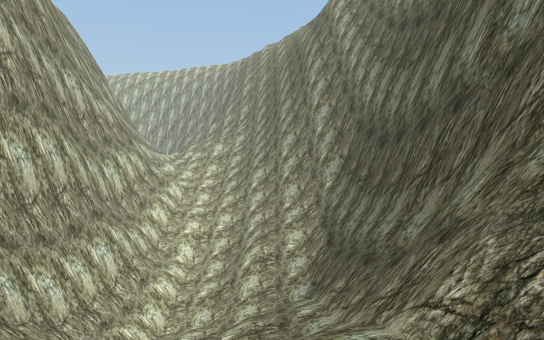
[1] (above)

12 first-person views from a walk through a 3-D level made in the Unity game engine. The camera is 1.2 m above the floor, tilts 4° down and sees 70° across. The floor is counted in squares, 2 m on a side. Each view is taken from the middle of a square. On the plan, view 1 faces up. The plan holds only what a view shows up to about 11 squares ahead; the rest is blank. The place goes on beyond the plan.

[2]
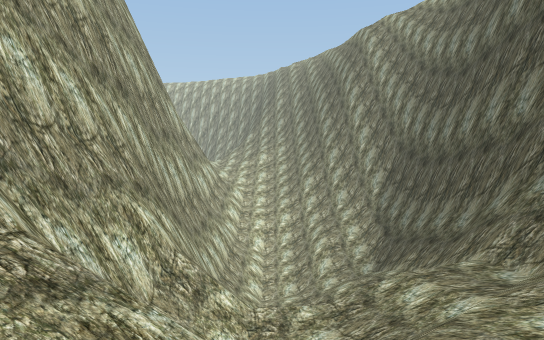

[3]
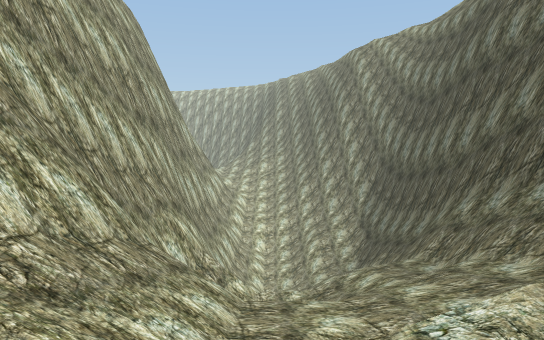

[4]
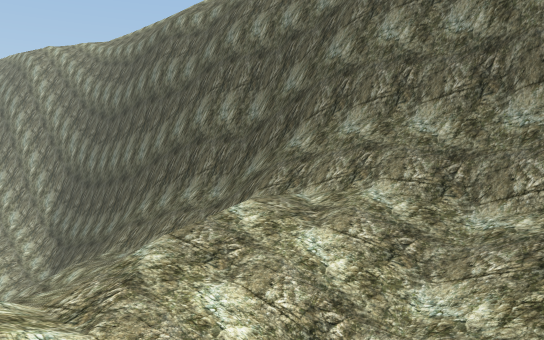

[5]
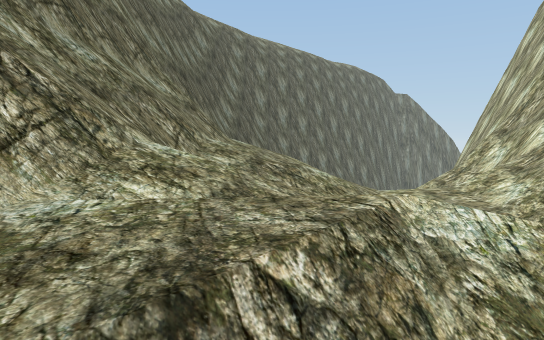

[6]
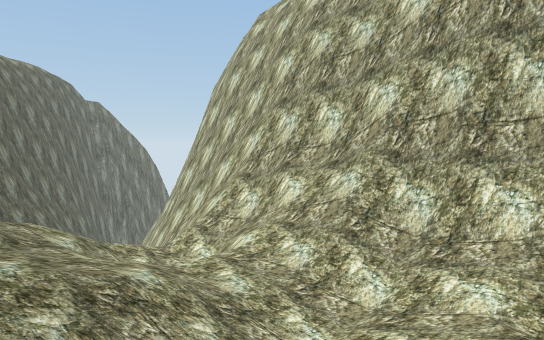

[7]
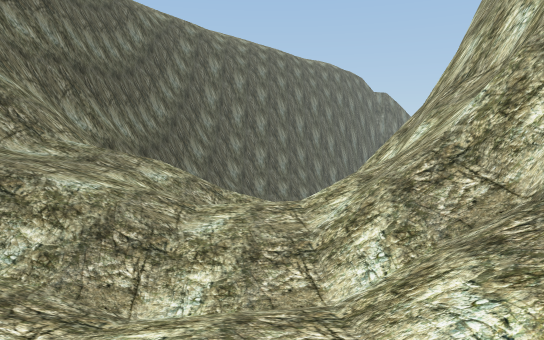

[8]
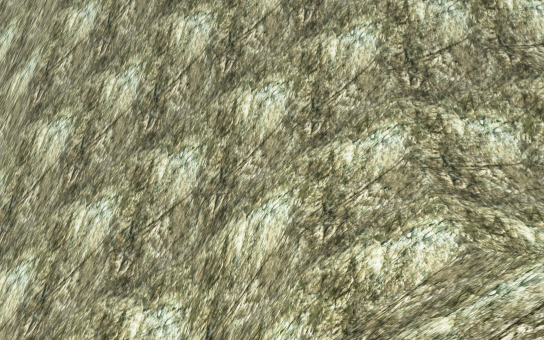

[9]
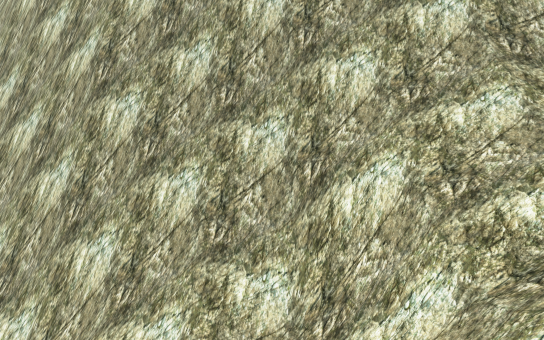

[10]
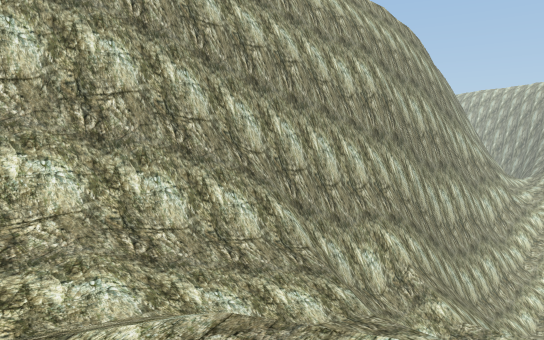

[11]
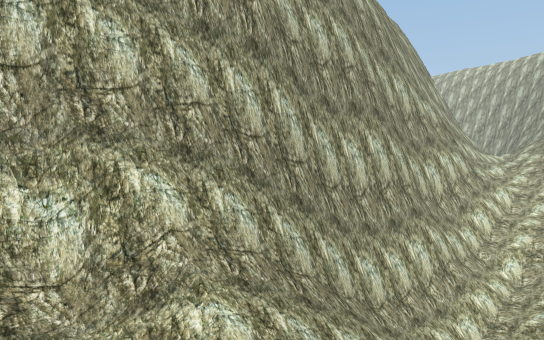

[12]
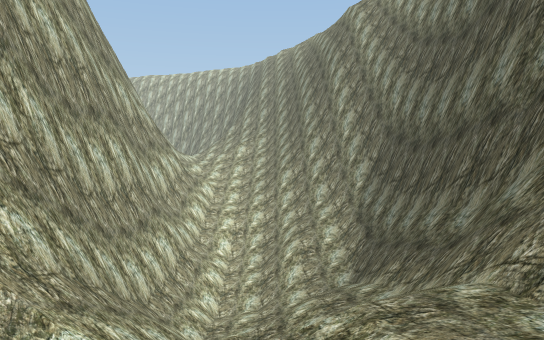

### Floor plan
Key: @ floor where view 1 was taken; # wall or solid block; . main floor; : floor 6.5 m higher than the main floor; + floor 7.5 m higher than the main floor; * floor 8 m higher than the main floor; % floor 8.25 m higher than the main floor; & floor 8.75 m higher than the main floor; $ floor 9 m higher than the main floor; / step, stairs or slope; = window, fence, low wall or low ledge.
Columns run from 5 left of view 1 to 2 right of it. Each row starts with its distance up from view 1.
 11  #///##
 10  #////#
  9  #=.//#
  8  ##///#
  7  #=///#
  6  #////#
  5  #////#
  4  #////#
  3  ##/ /#
  2  #////#
  1  #////##
  0  #= /@##
 -1  ##///=#
 -2  #/://##
 -3  #// /=#
 -4  #///$/#
 -5  #/%///#
 -6  #/+//=#
 -7 ##/*///#
 -8 ##///&/#
 -9 ##/////#
-10 ##//// #
-11 ###= /##
-12  #/  /#
-13  #/   #
-14  #    #
-15 ##

Where each view was taken, in squares from view 1:
view 1: 0 up, 0 right, facing up
view 2: 3 down, 2 left, facing up
view 3: 5 down, 2 left, facing up
view 4: 7 down, 3 left, facing up-right
view 5: 3 down, 0 right, facing down
view 6: 4 down, 1 right, facing down-left
view 7: 4 down, 2 left, facing down
view 8: 11 down, 0 right, facing left
view 9: 12 down, 0 right, facing left
view 10: 5 down, 0 right, facing up-left
view 11: 0 up, 0 right, facing up-left
view 12: 1 down, 1 left, facing up
